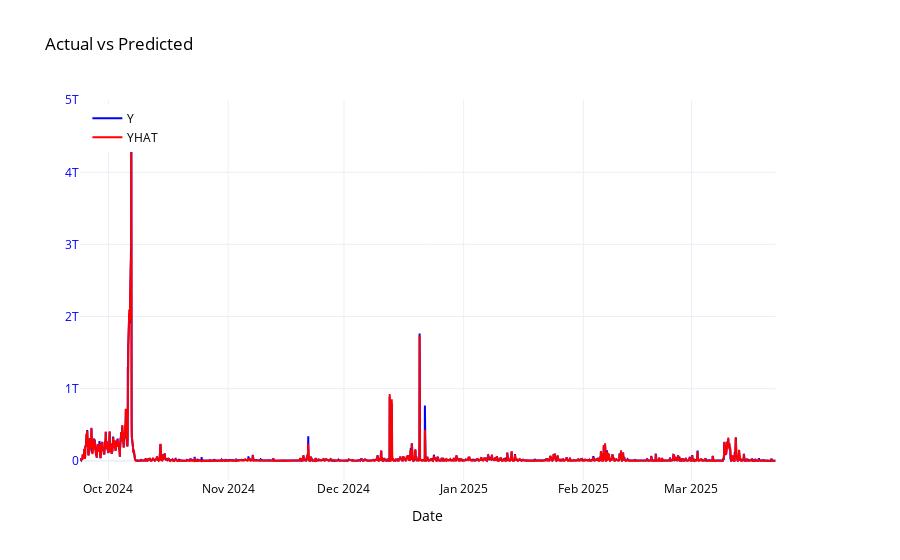

Notebook source saved alongside this figure:
### Code cell
y_fig = create_chart(results_df.set_index('ds'),['y','yhat'],title='Actual vs Predicted',auto_title=False,show_legend=True)

### Figure 1 — Plotly figure (JSON) as saved in the notebook; plotly's stock layout.template omitted (floating-point values rounded to 4 significant figures; data arrays with more than 128 entries replaced by an {"elided": "..."} marker saying what was removed)
{"data": [{"line": {"color": "blue"}, "name": "Y", "showlegend": true, "type": "scatter", "x": {"elided": "4325 str values"}, "xaxis": "x", "y": {"elided": "4325 float values"}, "yaxis": "y"}, {"line": {"color": "red"}, "name": "YHAT", "showlegend": true, "type": "scatter", "x": {"elided": "4325 str values"}, "xaxis": "x", "y": {"elided": "4325 float values"}, "yaxis": "y"}], "layout": {"font": {"color": "black"}, "hovermode": "x unified", "legend": {"x": 0.01, "y": 0.99}, "title": {"text": "Actual vs Predicted"}, "xaxis": {"anchor": "y", "domain": [0, 0.94], "tickfont": {"color": "black"}, "title": {"text": "Date"}}, "yaxis": {"anchor": "x", "color": "blue", "domain": [0, 1]}, "yaxis2": {"anchor": "x", "color": "red", "overlaying": "y", "side": "right"}}}
